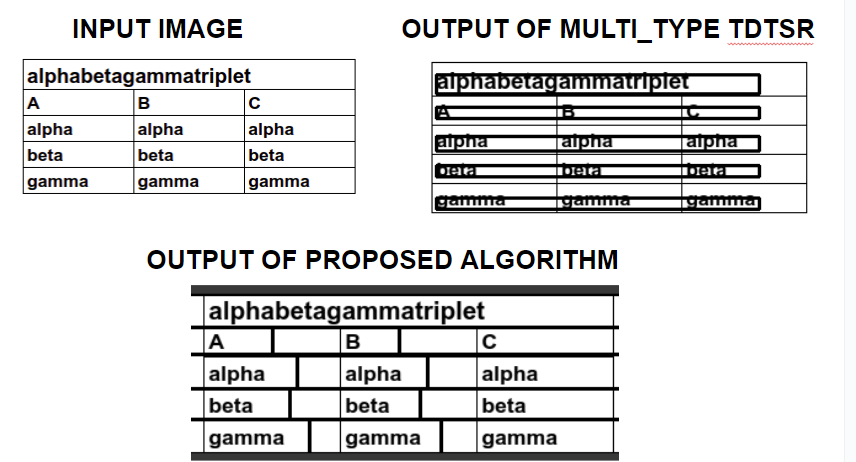
#> input picture T1.png, 856 x 462 px; its folder holds only this picture in this run
$ python -i author.py   (imports and definitions only)
#> lines starting #> are read from the running program, lines starting #| are printed output that depends on the picture; after the words box and inside, x2 and y2 are one past the last pixel; in counts of white or black regions, pixels touching at a corner belong together
import cv2
import numpy as np
from self import preprocess_invert_image
import easyocr


# [1 line that did not run here, left out]

def author_partially_bordered(img):
#> called with img = 'T1.png'
    img = cv2.imread(img)
#> img is the input picture: shape (462, 856, 3); mean B, G, R 219.9, 219.8, 219.9
    img = cv2.cvtColor(img, cv2.COLOR_BGR2GRAY)
#> img: shape (462, 856)
    img_height, img_width = img.shape
    thresh, img_bin = cv2.threshold(img, 180, 255, cv2.THRESH_BINARY)
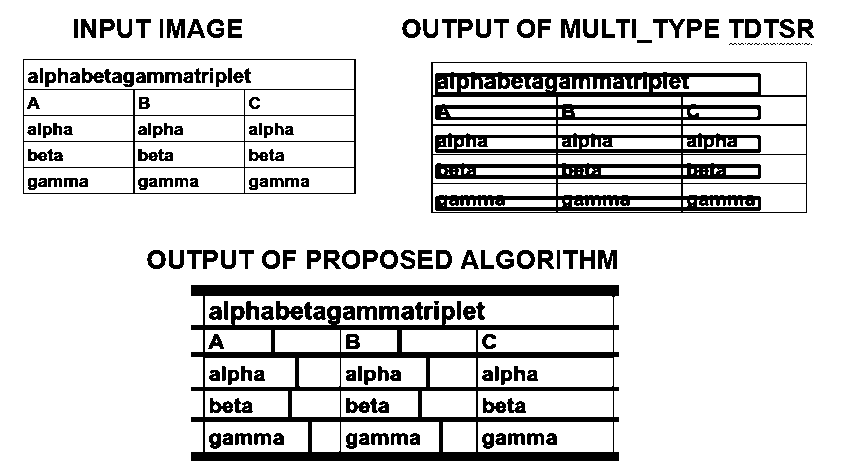
#> img_bin: shape (462, 856); 83.8% white; 192 black regions (17 under 20 px), largest, box (x1, y1, x2, y2) and area: (431, 62, 807, 213) 20910, (191, 285, 619, 461) 19235, (23, 59, 356, 194) 2685
    img_bin_inv = 255 - img_bin
    kernel_len_ver = max(10,img_height // 50)
    kernel_len_hor = max(10, img_width // 50)
    ver_kernel = cv2.getStructuringElement(cv2.MORPH_RECT, (1, kernel_len_ver))
    hor_kernel = cv2.getStructuringElement(cv2.MORPH_RECT, (kernel_len_hor, 1))
    kernel = cv2.getStructuringElement(cv2.MORPH_RECT, (2, 2))
    image_1 = cv2.erode(img_bin_inv, ver_kernel, iterations=3)
#> image_1: shape (462, 856); 0.61% white in thin lines or dots, all inside (x1, y1, x2, y2) = (23, 74, 807, 449)
    vertical_lines = cv2.dilate(image_1, ver_kernel, iterations=4)
#> vertical_lines: shape (462, 856); 1.1% white; 20 white regions, largest, box (x1, y1, x2, y2) and area: (203, 284, 205, 462) 356, (431, 61, 433, 221) 320, (354, 58, 356, 202) 288
    image_2 = cv2.erode(img_bin_inv, hor_kernel, iterations=3)
#> image_2: shape (462, 856); 7.5% white; 27 white regions, largest, box (x1, y1, x2, y2) and area: (215, 285, 595, 296) 4180, (215, 452, 595, 461) 3420, (215, 352, 595, 358) 2263
    horizontal_lines = cv2.dilate(image_2, hor_kernel, iterations=4)
#> horizontal_lines: shape (462, 856); 9% white; 27 white regions, largest, box (x1, y1, x2, y2) and area: (183, 285, 627, 296) 4884, (183, 452, 627, 461) 3996, (183, 352, 627, 358) 2647
    img_vh = cv2.addWeighted(vertical_lines, 0.5, horizontal_lines, 0.5, 0.0)
    img_vh = cv2.dilate(img_vh, kernel, iterations=5)
    thresh, img_vh = (cv2.threshold(img_vh, 50, 255, cv2.THRESH_BINARY ))
#> img_vh: shape (462, 856); 23.1% white; 3 white regions, box (x1, y1, x2, y2) and area: (423, 61, 820, 226) 41767, (183, 284, 632, 462) 34286, (15, 58, 369, 207) 15370
    bitor = cv2.bitwise_or(img_bin, img_vh)
#> bitor: shape (462, 856); 94% white; 337 black regions (120 under 20 px), largest, box (x1, y1, x2, y2) and area: (276, 301, 303, 320) 293, (598, 250, 617, 269) 262, (561, 19, 580, 38) 260
    img_median = cv2.medianBlur(bitor, 3)
#> img_median: shape (462, 856); 94.1% white; 220 black regions (41 under 20 px), largest, box (x1, y1, x2, y2) and area: (136, 72, 193, 83) 447, (346, 398, 389, 413) 397, (231, 301, 259, 325) 326
    ver_kernel = cv2.getStructuringElement(cv2.MORPH_RECT, (9, img_height*2))
    vertical_lines = cv2.erode(img_median, ver_kernel, iterations=1)
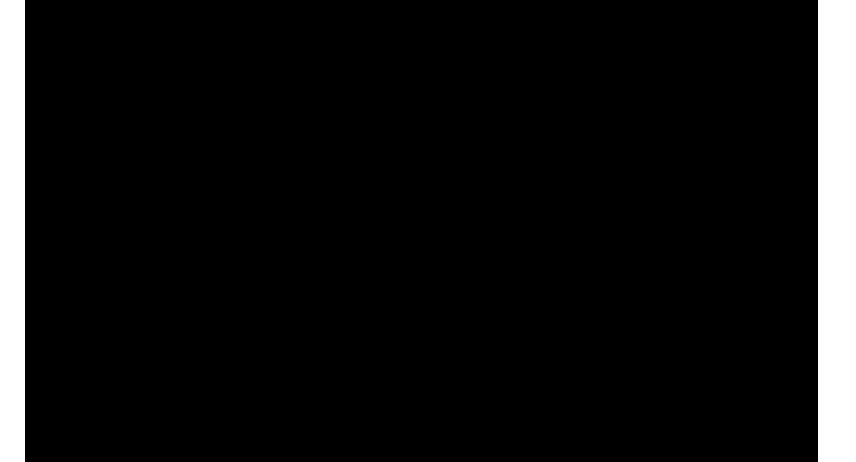
#> vertical_lines: shape (462, 856); 7.4% white; 2 white regions, box (x1, y1, x2, y2) and area: (818, 0, 856, 462) 17556, (0, 0, 25, 462) 11550
    hor_kernel = cv2.getStructuringElement(cv2.MORPH_RECT, (img_width*2, 1))
    horizontal_lines = cv2.erode(img_median, hor_kernel, iterations=1)
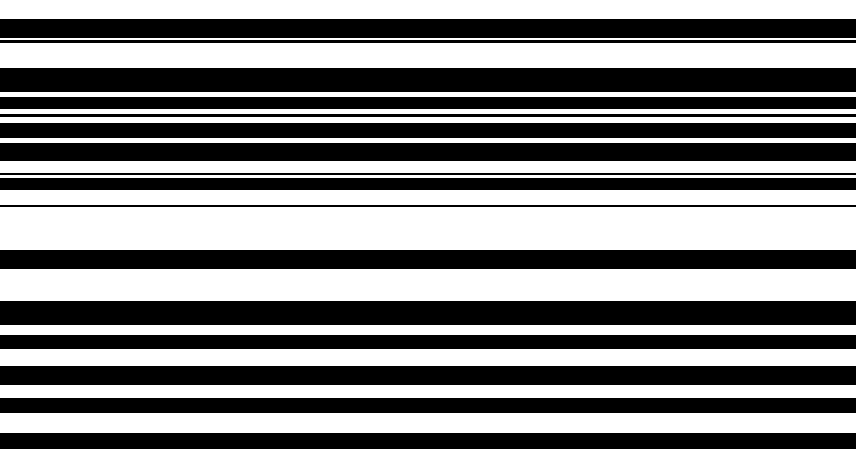
#> horizontal_lines: shape (462, 856); 53% white; 16 black regions, largest, box (x1, y1, x2, y2) and area: (0, 68, 856, 92) 20544, (0, 301, 856, 325) 20544, (0, 19, 856, 38) 16264
    kernel = cv2.getStructuringElement(cv2.MORPH_RECT, (2, 2))
    img_vh = cv2.addWeighted(vertical_lines, 0.5, horizontal_lines, 0.5, 0.0)
    img_vh = cv2.erode(~img_vh, kernel, iterations=2)
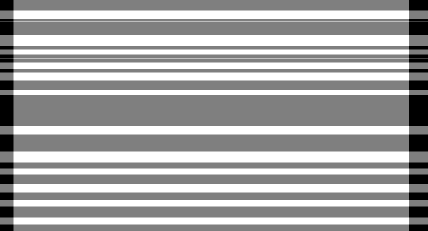
#> img_vh: shape (462, 856) (shown at 1/2 size); min 0, max 255, mean 168.6
    thresh, img_vh = cv2.threshold(img_vh, 128, 255, cv2.THRESH_BINARY )
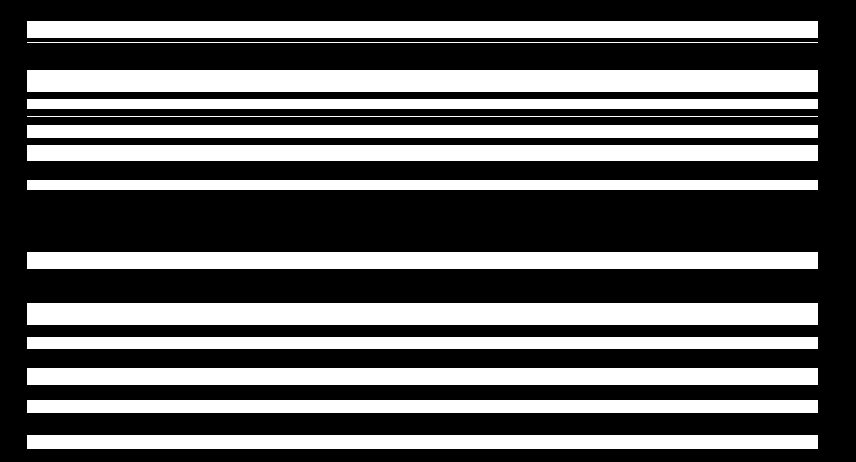
#> img_vh: shape (462, 856); 37% white; 14 white regions
    bitxor = cv2.bitwise_xor(img, img_vh)
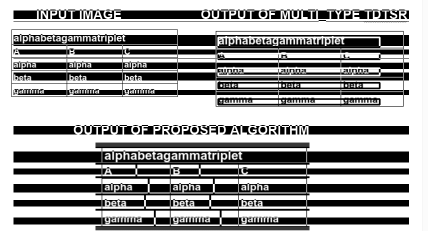
#> bitxor: shape (462, 856) (shown at 1/2 size); min 0, max 255, mean 158.5
    bitnot = cv2.bitwise_not(bitxor)
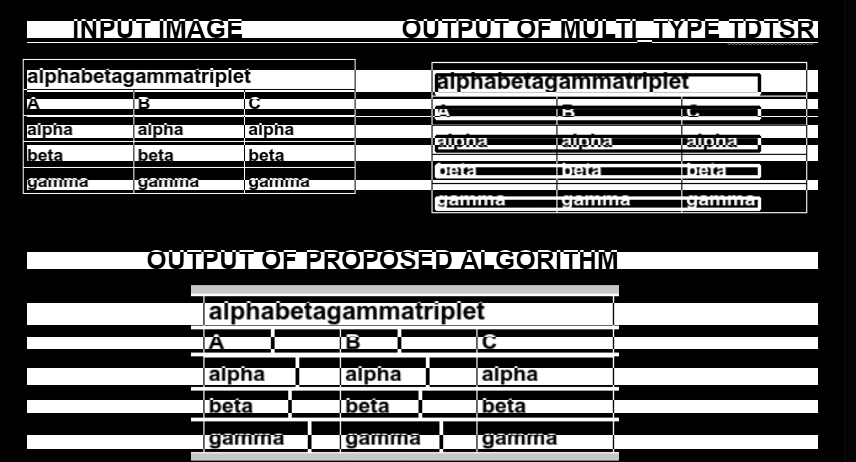
#> bitnot: shape (462, 856); min 0, max 255, mean 96.5
    contours, hierarchy = cv2.findContours(img_vh, cv2.RETR_TREE, cv2.CHAIN_APPROX_SIMPLE)
#> contours = 14 contours, 2 with area under 20; largest, box (x1, y1, x2, y2) and area: (27, 303, 818, 325) 16590, (27, 70, 818, 92) 16590, (27, 368, 818, 385) 12640, (27, 252, 818, 269) 12640, (27, 21, 818, 38) 12640
    def sort_contours(cnts, method="left-to-right"):

#> called with method = 'top-to-bottom'
        reverse = False
        i = 0

        if method == "right-to-left" or method == "bottom-to-top":
            reverse = True


        if method == "top-to-bottom" or method == "bottom-to-top":
            i = 1


        boundingBoxes = [cv2.boundingRect(c) for c in cnts]
#> boundingBoxes = 14 items, first 6: (27, 435, 791, 14), (27, 400, 791, 13), (27, 368, 791, 17), (27, 337, 791, 12), (27, 303, 791, 22), (27, 252, 791, 17)
        (cnts, boundingBoxes) = zip(*sorted(zip(cnts, boundingBoxes),
                                            key=lambda b: b[1][i], reverse=reverse))
#> cnts = 14 contours, 2 with area under 20; largest, box (x1, y1, x2, y2) and area: (27, 70, 818, 92) 16590, (27, 303, 818, 325) 16590, (27, 21, 818, 38) 12640, (27, 252, 818, 269) 12640, (27, 368, 818, 385) 12640; boundingBoxes = 14 items, first 6: (27, 21, 791, 17), (27, 42, 791, 1), (27, 70, 791, 22), (27, 99, 791, 10), (27, 116, 791, 1), (27, 125, 791, 13)

        return (cnts, boundingBoxes)
    contours, boundingBoxes = sort_contours(contours, method="top-to-bottom")
#> contours has the same summary as cnts in sort_contours
    heights = [boundingBoxes[i][3] for i in range(len(boundingBoxes))]
#> heights = [17, 1, 22, 10, 1, 13, 16, 10, 17, 22, 12, 17, 13, 14]


    box = []


    for c in contours:
        x, y, w, h = cv2.boundingRect(c)

        if (w < 0.9*img_width and h < 0.9*img_height):
            image = cv2.rectangle(img, (x, y), (x + w, y + h), (0, 255, 0), 2)
            box.append([x, y, w, h])
#> this loop made 14 passes
#> (c, y, h) on passes 1 to 7: ([[27, 21], [27, 37], [817, 37], [817, 21]], 21, 17), ([[27, 42], [817, 42]], 42, 1), ([[27, 70], [27, 91], [817, 91], [817, 70]], 70, 22), ([[27, 99], [27, 108], [817, 108], [817, 99]], 99, 10), ([[27, 116], [817, 116]], 116, 1), ([[27, 125], [27, 137], [817, 137], [817, 125]], 125, 13), ([[27, 145], [27, 160], [817, 160], [817, 145]], 145, 16)
#> after the loop, box = []

#> (the run stopped early here; a loop or call above may not have finished)

$ run again, on T2.png
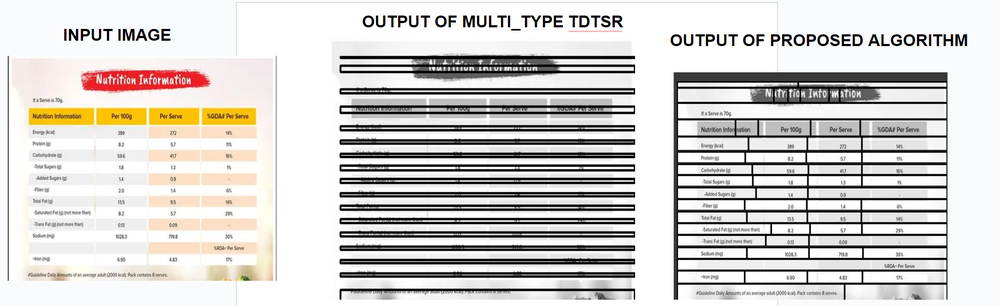
#> input picture T2.png, 1000 x 306 px, shrunk from 1869 x 571 before the run
#> in author_partially_bordered, img is the input picture: shape (306, 1000, 3); mean B, G, R 205.4, 208.2, 210.9
#> img_bin: shape (306, 1000); 80.3% white; 328 black regions (185 under 20 px), largest, box (x1, y1, x2, y2) and area: (674, 72, 948, 300) 18558, (339, 54, 635, 81) 4184, (339, 104, 635, 115) 2445
#> image_1: shape (306, 1000); 0.57% white; 9 white regions (3 under 20 px), largest, box (x1, y1, x2, y2) and area: (674, 87, 678, 288) 804, (946, 87, 948, 288) 401, (8, 71, 9, 269) 198, (276, 71, 277, 268) 197, (861, 137, 863, 177) 67, (807, 177, 809, 212) 46
#> image_2: shape (306, 1000); 11.3% white; 45 white regions, largest, box (x1, y1, x2, y2) and area: (704, 72, 921, 83) 2386, (369, 139, 608, 145) 1432, (369, 192, 608, 198) 1432
#> bitor: shape (306, 1000); 96.8% white; black in thin lines or dots, all inside (x1, y1, x2, y2) = (28, 15, 967, 300)
#> img_median: shape (306, 1000); 97.3% white; 260 black regions (161 under 20 px), largest, box (x1, y1, x2, y2) and area: (701, 126, 751, 135) 239, (32, 113, 82, 119) 237, (877, 126, 920, 133) 201
#> in author_partially_bordered, `bitnot = cv2.bitwise_not(bitxor)`:
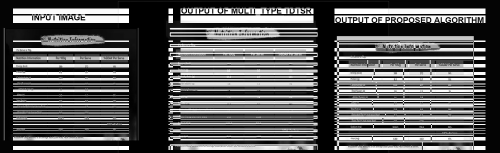
#> bitnot: shape (306, 1000) (shown at 1/2 size); min 0, max 255, mean 90.9
#> contours = 108 contours, 41 with area under 20; largest, box (x1, y1, x2, y2) and area: (669, 31, 971, 46) 4214, (361, 31, 627, 46) 3710, (26, 31, 258, 46) 3234, (669, 17, 971, 28) 3010, (361, 17, 627, 28) 2650
#> in sort_contours, `boundingBoxes = [cv2.boundingRect(c) for c in cnts]`: boundingBoxes = 108 items, first 6: (669, 292, 302, 8), (361, 292, 266, 8), (337, 292, 9, 8), (26, 292, 232, 8), (669, 274, 302, 7), (361, 274, 266, 7)
#> in sort_contours, `(cnts, boundingBoxes) = zip(*sorted(zip(cnts, boundingBoxes), key=lamb..`: cnts has the same summary as contours in author_partially_bordered; boundingBoxes = 108 items, first 6: (669, 17, 302, 11), (361, 17, 266, 11), (337, 17, 9, 11), (26, 17, 232, 11), (669, 31, 302, 15), (361, 31, 266, 15)
#> heights = 108 values, max 15 at index 4, min 1 at index 36, mean 3.96
#> the loop in author_partially_bordered, `for c in contours:` made 108 passes
#> (c, x, y, w, h) on passes 1 to 7: ([[669, 17], [669, 27], [970, 27], [970, 17]], 669, 17, 302, 11), ([[361, 17], [361, 27], [626, 27], [626, 17]], 361, 17, 266, 11), ([[337, 17], [337, 27], [345, 27], [345, 17]], 337, 17, 9, 11), ([[26, 17], [26, 27], [257, 27], [257, 17]], 26, 17, 232, 11), ([[669, 31], [669, 45], [970, 45], [970, 31]], 669, 31, 302, 15), ([[361, 31], [361, 45], [626, 45], [626, 31]], 361, 31, 266, 15), ([[337, 31], [337, 45], [345, 45], [345, 31]], 337, 31, 9, 15)
#> after the loop in author_partially_bordered, `for c in contours:`:
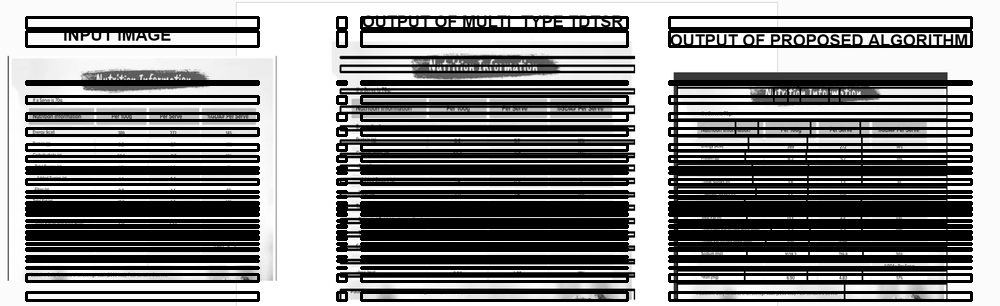
#> img: shape (306, 1000); min 0, max 255, mean 133.3
#> after the loop in author_partially_bordered, `for c in contours:`: box = 108 items, first 6: [669, 17, 302, 11], [361, 17, 266, 11], [337, 17, 9, 11], [26, 17, 232, 11], [669, 31, 302, 15], [361, 31, 266, 15]

$ run again, on T3.png
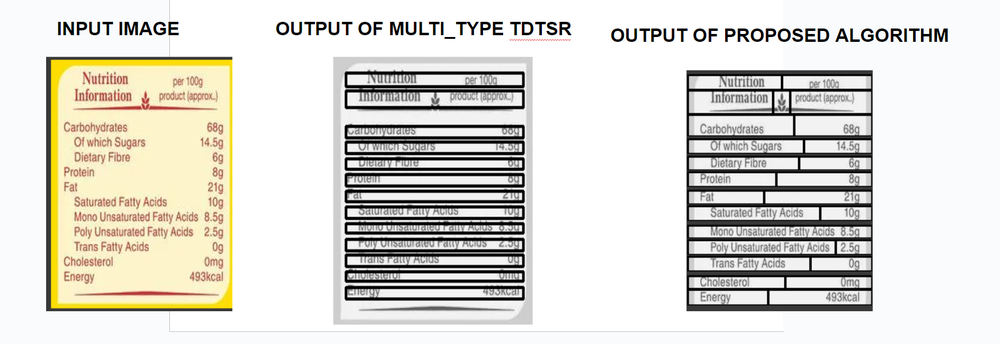
#> input picture T3.png, 1000 x 344 px, shrunk from 1648 x 567 before the run
#> in author_partially_bordered, img is the input picture: shape (344, 1000, 3); mean B, G, R 211.5, 218.1, 220
#> img_bin: shape (344, 1000); 83.9% white; 384 black regions (164 under 20 px), largest, box (x1, y1, x2, y2) and area: (686, 70, 873, 311) 17721, (344, 237, 525, 283) 5160, (344, 189, 525, 235) 5059
#> image_1: shape (344, 1000); 0.66% white; 14 white regions (10 under 20 px), largest, box (x1, y1, x2, y2) and area: (46, 72, 51, 299) 1135, (686, 85, 689, 299) 642, (871, 85, 873, 299) 428, (346, 86, 348, 97) 22
#> image_2: shape (344, 1000); 6.5% white; 45 white regions (2 under 20 px), largest, box (x1, y1, x2, y2) and area: (374, 136, 498, 144) 984, (374, 249, 498, 257) 984, (374, 85, 498, 93) 983
#> bitor: shape (344, 1000); 96% white; black in thin lines or dots, all inside (x1, y1, x2, y2) = (58, 22, 948, 307)
#> img_median: shape (344, 1000); 96.7% white; 434 black regions (281 under 20 px), largest, box (x1, y1, x2, y2) and area: (639, 28, 675, 42) 245, (124, 22, 152, 35) 230, (861, 28, 889, 42) 212
#> in author_partially_bordered, `bitnot = cv2.bitwise_not(bitxor)`:
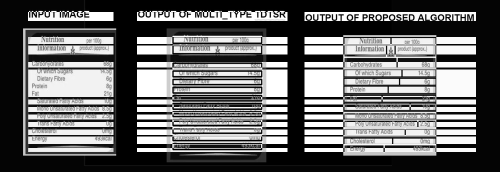
#> bitnot: shape (344, 1000) (shown at 1/2 size); min 0, max 255, mean 103.5
#> in author_partially_bordered, `contours, hierarchy = cv2.findContours(img_vh, cv2.RETR_TREE, cv2.CHAI..`: contours = 36 contours; largest, box (x1, y1, x2, y2) and area: (609, 139, 952, 194) 18468, (274, 139, 575, 194) 16200, (56, 139, 227, 194) 9180, (609, 91, 952, 109) 5814, (609, 24, 952, 42) 5814
#> in sort_contours, `boundingBoxes = [cv2.boundingRect(c) for c in cnts]`: boundingBoxes = 36 items, first 6: (609, 296, 343, 8), (274, 296, 301, 8), (56, 296, 171, 8), (609, 273, 343, 15), (274, 273, 301, 15), (56, 273, 171, 15)
#> in sort_contours, `(cnts, boundingBoxes) = zip(*sorted(zip(cnts, boundingBoxes), key=lamb..`: cnts = 36 contours; largest, box (x1, y1, x2, y2) and area: (609, 139, 952, 194) 18468, (274, 139, 575, 194) 16200, (56, 139, 227, 194) 9180, (609, 24, 952, 42) 5814, (609, 91, 952, 109) 5814; boundingBoxes = 36 items, first 6: (609, 24, 343, 18), (274, 24, 301, 18), (56, 24, 171, 18), (609, 74, 343, 14), (274, 74, 301, 14), (56, 74, 171, 14)
#> in author_partially_bordered, `contours, boundingBoxes = sort_contours(contours, method="top-to-botto..`: contours has the same summary as cnts in sort_contours
#> heights = 36 values, max 55 at index 12, min 8 at index 33, mean 15.83
#> the loop in author_partially_bordered, `for c in contours:` made 36 passes
#> (c, x, y, w, h) on passes 1 to 6: ([[609, 24], [609, 41], [951, 41], [951, 24]], 609, 24, 343, 18), ([[274, 24], [274, 41], [574, 41], [574, 24]], 274, 24, 301, 18), ([[56, 24], [56, 41], [226, 41], [226, 24]], 56, 24, 171, 18), ([[609, 74], [609, 87], [951, 87], [951, 74]], 609, 74, 343, 14), ([[274, 74], [274, 87], [574, 87], [574, 74]], 274, 74, 301, 14), ([[56, 74], [56, 87], [226, 87], [226, 74]], 56, 74, 171, 14)
#> after the loop in author_partially_bordered, `for c in contours:`:
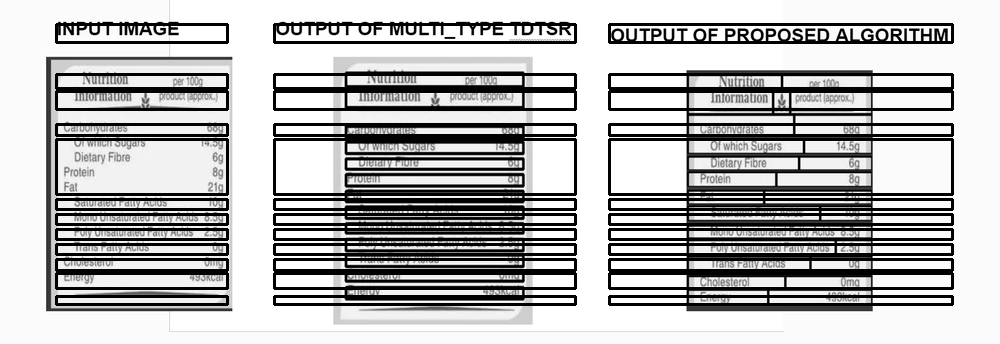
#> img: shape (344, 1000); min 0, max 255, mean 182.4
#> after the loop in author_partially_bordered, `for c in contours:`: box = 36 items, first 6: [609, 24, 343, 18], [274, 24, 301, 18], [56, 24, 171, 18], [609, 74, 343, 14], [274, 74, 301, 14], [56, 74, 171, 14]
